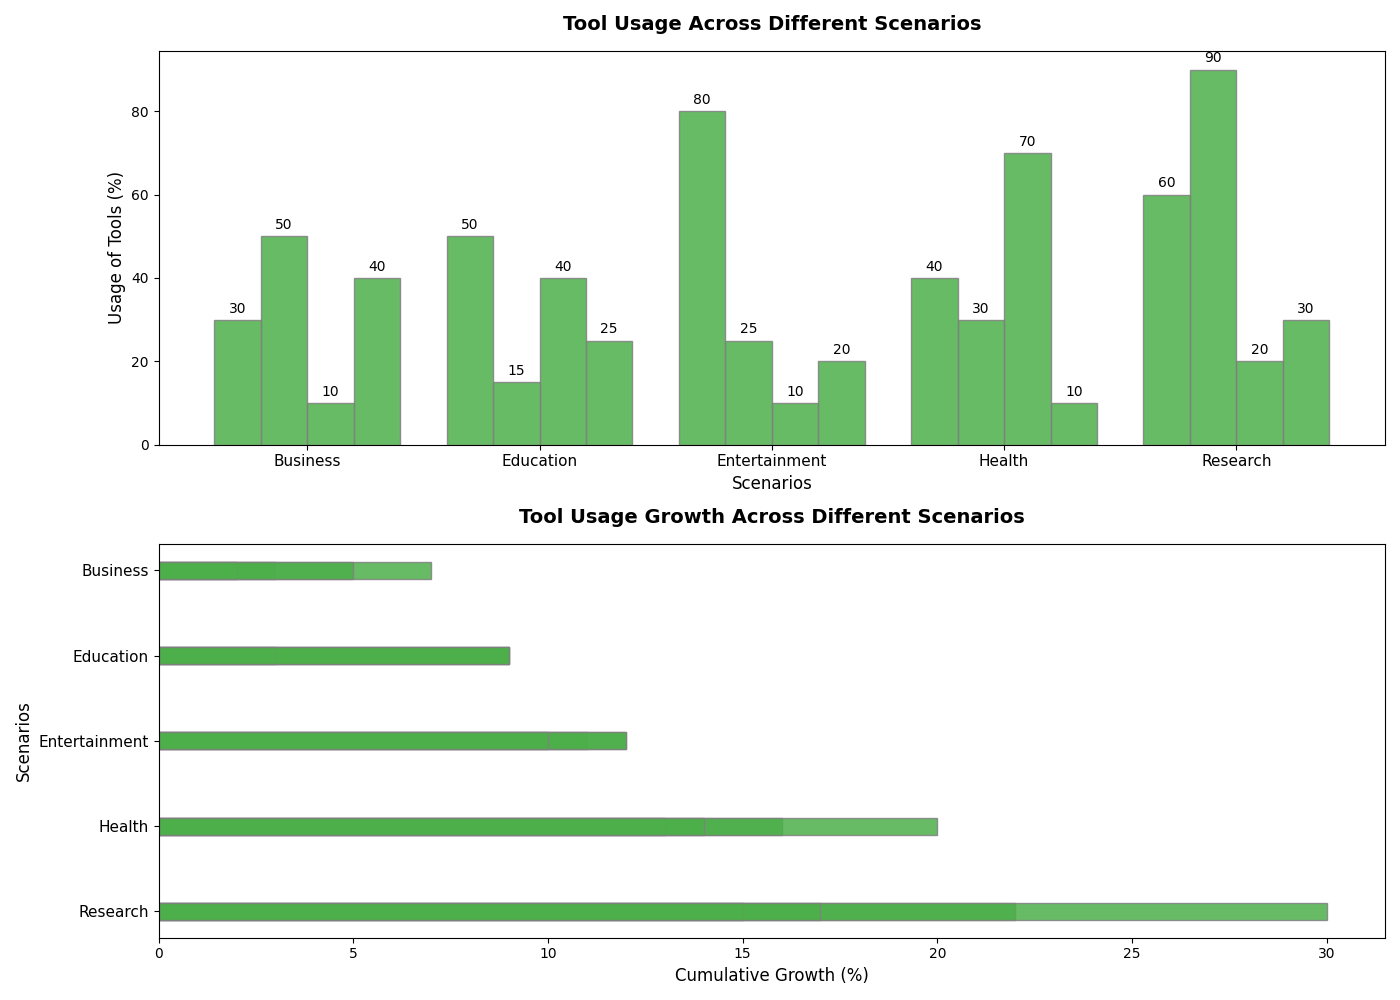

Generate this figure with Python:
import matplotlib.pyplot as plt
import numpy as np

scenarios = ['Business', 'Education', 'Entertainment', 'Health', 'Research']
categories = ['Excel', 'Python', 'Graphics', 'Statistics']

# Manually permuted data within groups
usage_data = np.array([
    [30, 50, 10, 40],
    [50, 15, 40, 25],
    [80, 25, 10, 20],
    [40, 30, 70, 10],
    [60, 90, 20, 30]
])

fig, (ax1, ax2) = plt.subplots(2, 1, figsize=(14, 10))

bar_width = 0.2
positions = np.arange(len(scenarios))
consistent_color = '#4daf4a'

for i in range(len(categories)):
    bars = ax1.bar(positions + i * bar_width, usage_data[:, i], bar_width, color=consistent_color, edgecolor='gray', alpha=0.85)
    for bar in bars:
        height = bar.get_height()
        ax1.annotate(f'{height}', xy=(bar.get_x() + bar.get_width() / 2, height),
                     xytext=(0, 3), textcoords="offset points", ha='center', va='bottom', fontsize=10, color='black')

ax1.set_xlabel('Scenarios', fontsize=12)
ax1.set_ylabel('Usage of Tools (%)', fontsize=12)
ax1.set_title('Tool Usage Across Different Scenarios', fontsize=14, fontweight='bold', pad=15)
ax1.set_xticks(positions + 1.5 * bar_width)
ax1.set_xticklabels(scenarios, fontsize=11)

# Manually permuted data within groups
usage_growth = np.array([
    [3, 7, 2, 5],
    [6, 2, 1, 4],
    [2, 3, 9, 1],
    [5, 8, 1, 4],
    [6, 10, 2, 3]
])

cumulative_data = np.cumsum(usage_growth, axis=0)
for i in range(len(categories)):
    ax2.barh(positions, cumulative_data[:, i], bar_width, color=consistent_color, edgecolor='gray', alpha=0.85)

ax2.set_xlabel('Cumulative Growth (%)', fontsize=12)
ax2.set_ylabel('Scenarios', fontsize=12)
ax2.set_title('Tool Usage Growth Across Different Scenarios', fontsize=14, fontweight='bold', pad=15)
ax2.set_yticks(positions)
ax2.set_yticklabels(scenarios, fontsize=11)
ax2.invert_yaxis()

plt.tight_layout()
plt.show()
